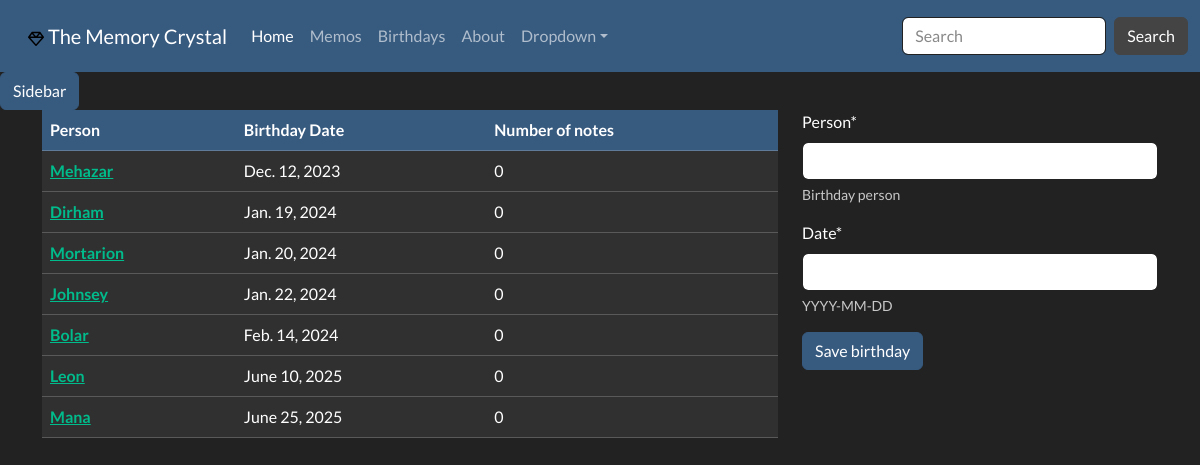
The app's page /notes/birthday/all with its own data.
### memory_crystal/models.py (models this page shows, shortened)
class Birthday(models.Model):
    person = models.CharField(max_length=100, unique=True, help_text='Birthday person')
    bdate = models.DateField(help_text='YYYY-MM-DD', verbose_name='Date')

### memory_crystal/views.py (the view, shortened to what this page needs)
# urls.py: path('birthday/all', views.birthday_list_view, name='birthdays-all'),
def birthday_list_view(request):
    bd_form = BirthdayForm
    birthday_list = Birthday.objects.all().order_by('bdate')
    context = {
        'bd_form': bd_form,
        'birthday_list': birthday_list
    }
    return render(request, 'memory_crystal/birthday_list.html', context=context)

### memory_crystal/models.py (called while the page is built)
    def __str__(self):
        return f'{self.name.title()}'

### memory_crystal/templatetags/memo_extras.py (called while the page is built)
@register.inclusion_tag('memory_crystal/offcanvas.html')
def render_offcanvas():
    all_categories = Category.objects.all()
    return {'all_categories': all_categories}

### memory_crystal/templates/memory_crystal/birthday_list.html (shortened to what this page needs)
{% extends 'memory_crystal/base.html' %}
{% block content %}
{% load crispy_forms_tags %}
<div class="container">
    <div class="row">
        <div class="col-8">
            <div class="brithday-table">
                <table class="table table-hover">
                  <thead>
                    <tr class="table-primary">
                      <th scope="col">Person</th>
                      <th scope="col">Birthday Date</th>
                      <th scope="col">Number of notes</th>
                    </tr>
                  </thead>
                  <tbody>
                  {% for birthday in birthday_list %}
                    <tr class="table-dark">
                      <th scope="row"><a href="{% url 'birthday-detail' birthday.id %}">{{ birthday.person }}</a></th>
                      <td>{{ birthday.bdate }}</td>
                      <td>{{ birthday.notes.all.count }}</td>
                    </tr>
                  {% endfor %}
                  </tbody>
                </table>
            </div>
        </div>
        <div class="col-4">
            <div class="fieldWrapper">
                <form method="post">
                    {{ bd_form | crispy }}
                    <input type="submit" class="btn btn-primary" value="Save birthday">
                </form>
            </div>
        </div>
    </div>
</div>
{% endblock %}

### records on screen
Birthday: person "Mehazar", bdate "Dec. 12, 2023", notes.all.count "0"
Birthday: person "Dirham", bdate "Jan. 19, 2024", notes.all.count "0"
Birthday: person "Mortarion", bdate "Jan. 20, 2024", notes.all.count "0"
Birthday: person "Johnsey", bdate "Jan. 22, 2024", notes.all.count "0"
Birthday: person "Bolar", bdate "Feb. 14, 2024", notes.all.count "0"
Birthday: person "Leon", bdate "June 10, 2025", notes.all.count "0"
Birthday: person "Mana", bdate "June 25, 2025", notes.all.count "0"
